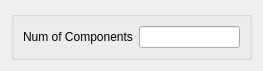
<?xml version="1.0" encoding="UTF-8"?>
<ui version="4.0">
 <class>Form</class>
 <widget class="QWidget" name="Form">
  <property name="geometry">
   <rect>
    <x>0</x>
    <y>0</y>
    <width>263</width>
    <height>52</height>
   </rect>
  </property>
  <property name="sizePolicy">
   <sizepolicy hsizetype="Ignored" vsizetype="Ignored">
    <horstretch>0</horstretch>
    <verstretch>0</verstretch>
   </sizepolicy>
  </property>
  <property name="windowTitle">
   <string>Form</string>
  </property>
  <layout class="QVBoxLayout" name="verticalLayout">
   <item>
    <widget class="QGroupBox" name="formGroupBox">
     <layout class="QFormLayout" name="formLayout">
      <item row="0" column="0">
       <widget class="QLabel" name="numOfComponentsLabel">
        <property name="text">
         <string>Num of Components</string>
        </property>
       </widget>
      </item>
      <item row="0" column="1">
       <widget class="QLineEdit" name="numOfComponentsLineEdit">
        <property name="toolTip">
         <string>Number of components to keep.</string>
        </property>
        <property name="whatsThis">
         <string>http://scikit-learn.org/stable/modules/generated/sklearn.cross_decomposition.PLSRegression.html</string>
        </property>
       </widget>
      </item>
     </layout>
    </widget>
   </item>
  </layout>
 </widget>
 <resources/>
 <connections/>
</ui>
